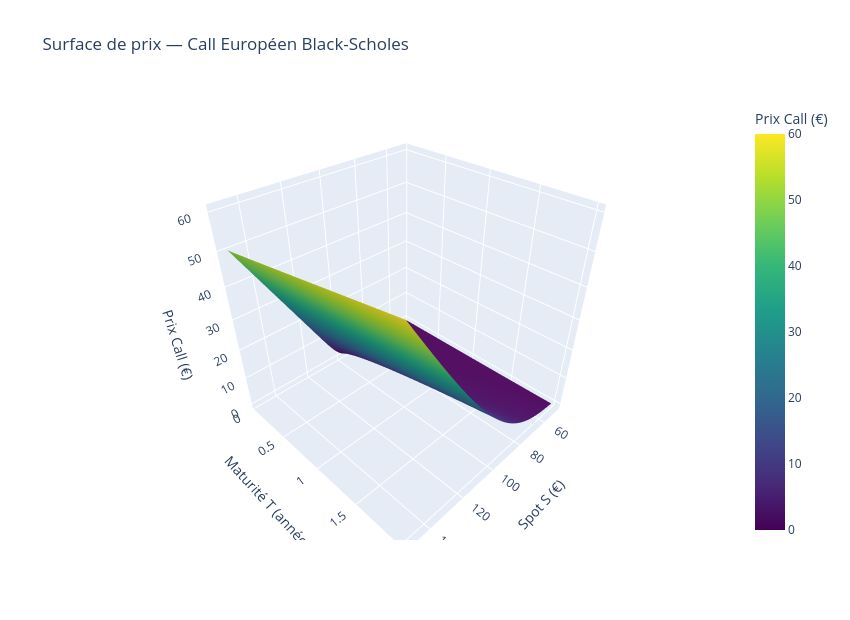

This figure's notebook cell:
### Markdown cell above
## 5. Surface de prix 3D — Call Européen

Prix du call en fonction du **Spot S** et de la **Maturité T**.
La surface montre que la valeur temps croît avec T (surface convexe vers le haut)
et que l'option est plus sensible au spot pour les longues maturités.

### Code cell
spot_range = np.linspace(50, 150, 60)
mat_range  = np.linspace(0.05, 2, 60)
SS, TT = np.meshgrid(spot_range, mat_range)
ZZ = np.vectorize(lambda s, t: bs_call(s, K, t, r, sigma))(SS, TT)

fig3d = go.Figure(data=[go.Surface(
    x=spot_range,
    y=mat_range,
    z=ZZ,
    colorscale='Viridis',
    showscale=True,
    colorbar=dict(title='Prix Call (€)'),
)])
fig3d.update_layout(
    title='Surface de prix — Call Européen Black-Scholes',
    scene=dict(
        xaxis_title='Spot S (€)',
        yaxis_title='Maturité T (années)',
        zaxis_title='Prix Call (€)',
    ),
    width=850,
    height=620,
)
fig3d.write_html('../figures/05_call_surface_3d.html')
print('Saved: figures/05_call_surface_3d.html')
fig3d.show()

### Figure 1 — Plotly figure (JSON) as saved in the notebook; plotly's stock layout.template omitted (floating-point values rounded to 4 significant figures; data arrays with more than 128 entries replaced by an {"elided": "..."} marker saying what was removed)
{"data": [{"colorbar": {"title": {"text": "Prix Call (€)"}}, "colorscale": [[0.0, "#440154"], [0.1111, "#482878"], [0.2222, "#3e4989"], [0.3333, "#31688e"], [0.4444, "#26828e"], [0.5556, "#1f9e89"], [0.6667, "#35b779"], [0.7778, "#6ece58"], [0.8889, "#b5de2b"], [1.0, "#fde725"]], "showscale": true, "type": "surface", "x": [50.0, 51.69, 53.39, 55.08, 56.78, 58.47, 60.17, 61.86, 63.56, 65.25, 66.95, 68.64, 70.34, 72.03, 73.73, 75.42, 77.12, 78.81, 80.51, 82.2, 83.9, 85.59, 87.29, 88.98, 90.68, 92.37, 94.07, 95.76, 97.46, 99.15, 100.8, 102.5, 104.2, 105.9, 107.6, 109.3, 111.0, 112.7, 114.4, 116.1, 117.8, 119.5, 121.2, 122.9, 124.6, 126.3, 128.0, 129.7, 131.4, 133.1, 134.7, 136.4, 138.1, 139.8, 141.5, 143.2, 144.9, 146.6, 148.3, 150.0], "y": [0.05, 0.08305, 0.1161, 0.1492, 0.1822, 0.2153, 0.2483, 0.2814, 0.3144, 0.3475, 0.3805, 0.4136, 0.4466, 0.4797, 0.5127, 0.5458, 0.5788, 0.6119, 0.6449, 0.678, 0.711, 0.7441, 0.7771, 0.8102, 0.8432, 0.8763, 0.9093, 0.9424, 0.9754, 1.008, 1.042, 1.075, 1.108, 1.141, 1.174, 1.207, 1.24, 1.273, 1.306, 1.339, 1.372, 1.405, 1.438, 1.471, 1.504, 1.537, 1.57, 1.603, 1.636, 1.669, 1.703, 1.736, 1.769, 1.802, 1.835, 1.868, 1.901, 1.934, 1.967, 2.0], "z": {"elided": "60x60 float values"}}], "layout": {"height": 620, "scene": {"xaxis": {"title": {"text": "Spot S (€)"}}, "yaxis": {"title": {"text": "Maturité T (années)"}}, "zaxis": {"title": {"text": "Prix Call (€)"}}}, "title": {"text": "Surface de prix — Call Européen Black-Scholes"}, "width": 850}}
